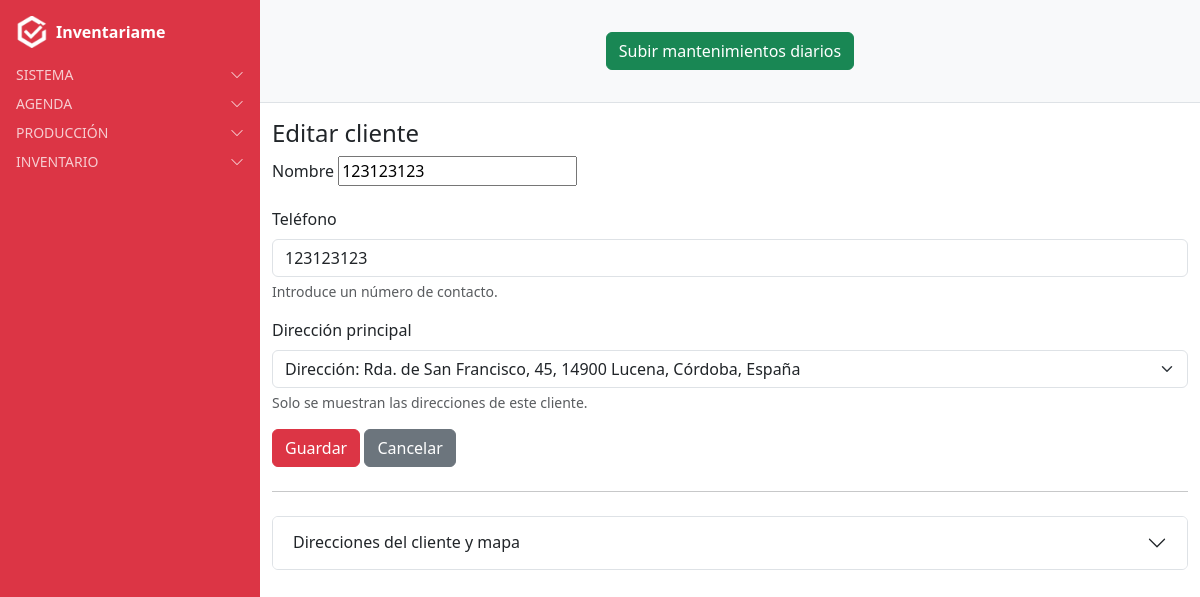
The app's page /clientes/3/editar/ (signed in) with its own data.
### clientes/models.py (models this page shows, shortened)
class Cliente(models.Model):
    nombre = models.CharField(max_length=200)
    telefono = models.CharField(max_length=20, blank=True, null=True)  # NUEVO CAMPO
    direccion = models.ForeignKey(
        Address,
        on_delete=models.SET_NULL,
        null=True,
        blank=True,
        related_name="clientes_principal"
    )
    usuario = models.ForeignKey(
        User,
        on_delete=models.CASCADE,
        related_name="clientes",
        null=True,  # permite nulos en registros antiguos
        blank=True  # permite dejarlo vacío en formularios
    )
    class Meta:
        verbose_name = "Cliente"
        verbose_name_plural = "Clientes"

### clientes/views.py (the view)
# urls.py: path("<int:pk>/editar/", cliente_editar, name="cliente_update"),
@login_required
def cliente_editar(request, pk):
    cliente = get_object_or_404(Cliente, pk=pk)
    direcciones = Address.objects.filter(cliente=cliente)
    direccion_principal = cliente.direccion
    form = ClienteForm(request.POST or None, instance=cliente, cliente=cliente)
    if cliente.usuario != request.user:
        return HttpResponseForbidden("No tienes permiso para editar este cliente.")
    if form.is_valid():
        form.save()
        return redirect("cliente_list")
    return render(request, "clientes/cliente_form.html", {
        "form": form,
        "cliente": cliente,
        "direcciones": direcciones,
        "direccion_principal": direccion_principal,
        "nuevo": False,
        "GOOGLE_MAPS_API_KEY": settings.GOOGLE_MAPS_API_KEY
    })

### clientes/forms.py
class ClienteForm(forms.ModelForm):
    class Meta:
        model = Cliente
        fields = ["nombre", "telefono", "direccion"]  # añadimos telefono
        widgets = {
            "telefono": forms.TextInput(attrs={
                "class": "form-control",
                "placeholder": "Introduce el teléfono"
            }),
            "direccion": forms.Select(attrs={"class": "form-select"})
        }
    def __init__(self, *args, **kwargs):
        cliente = kwargs.pop("cliente", None)
        super().__init__(*args, **kwargs)
        if cliente:
            self.fields["direccion"].queryset = Address.objects.filter(cliente=cliente)
        else:
            self.fields["direccion"].queryset = Address.objects.none()
            self.fields["direccion"].widget.attrs["placeholder"] = "Selecciona después de crear una dirección"

### locations/models.py (called while the page is built)
    def __str__(self):
        return f"{self.label or 'Dirección'}: {self.address}"

### users/context_processors.py (called while the page is built)
def alertas_processor(request):
    if not request.user.is_authenticated:
        return {}
    ahora = timezone.now()
    proximas_con_recordatorio = Cita.objects.filter(
        usuario=request.user, recordatorio=True,
        fecha__gte=ahora, fecha__lte=ahora + timedelta(days=1)
    )
    if proximas_con_recordatorio.exists():
        return {"alertas": f"Tienes {proximas_con_recordatorio.count()} cita(s) con recordatorio en 24h"}
    return {}

### clientes/templates/clientes/cliente_form.html (shortened to what this page needs)
{% extends "base.html" %}
{% block content_authenticated %}
<h4>{{ nuevo|yesno:"Nuevo cliente,Editar cliente" }}</h4>
<form method="post">
  <div class="mb-3">
    <label for="id_nombre" class="form-label">Nombre</label>
    {{ form.nombre }}
  </div>
  <div class="mb-3">
    <label for="id_telefono" class="form-label">Teléfono</label>
    {{ form.telefono }}
    <div class="form-text">Introduce un número de contacto.</div>
  </div>
  <div class="mb-3">
    <label for="id_direccion_principal" class="form-label">Dirección principal</label>
    {{ form.direccion }}
    <div class="form-text">Solo se muestran las direcciones de este cliente.</div>
  </div>
  <button type="submit" class="btn btn-danger">Guardar</button>
  <a href="{% url 'cliente_list' %}" class="btn btn-secondary">Cancelar</a>
</form>
<hr class="my-4">
<div class="accordion" id="addrAccordion">
  <div class="accordion-item">
    <h2 class="accordion-header" id="headingOne">
      <button class="accordion-button collapsed" type="button" data-bs-toggle="collapse" data-bs-target="#collapseMap">
        Direcciones del cliente y mapa
      </button>
    </h2>
  </div>
</div>
{% load static %}
{% endblock %}

### records on screen
Cliente: nombre "123123123", telefono "123123123", direccion "Dirección: Rda. de San Francisco, 45, 14900 Lucena, Córdoba, España"

### other values on screen
{{ nuevo|yesno:"Nuevo cliente,Editar cliente" }} "Editar cliente"
